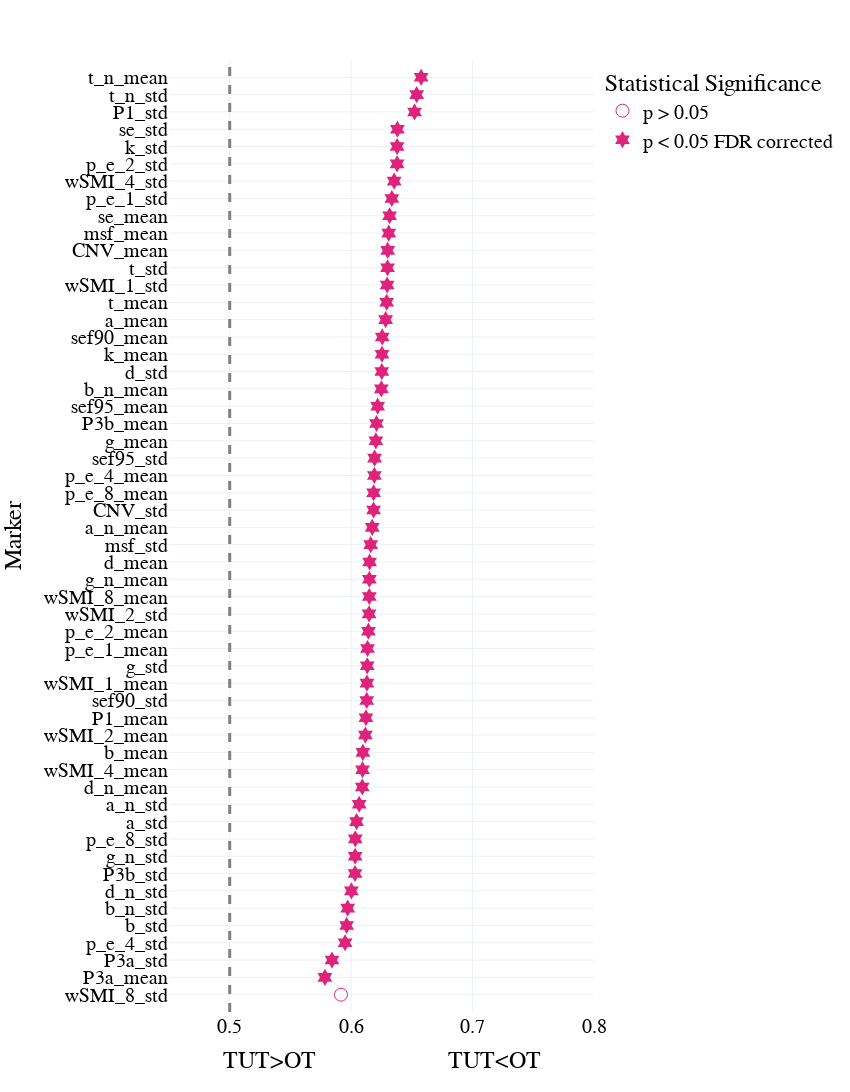

Notebook code cell kept with this figure:
### Code cell
# segment_mind_roc = segment_mind_roc.sort_values(by = 'AUC', ascending = False).head(10).append(segment_mind_roc.sort_values(by = 'AUC', ascending = False).tail(10))

fig = px.scatter(mind_glmm.sort_values(by = 'AUC_mean'),x = 'AUC_mean', y = 'Marker', template = "plotly_white", symbol = 'significant', 
                 symbol_sequence = ['circle-open','circle','hexagram' ],
#                  color = 'significant',
                 color_discrete_sequence = [pink, green,orange, pink], 
                 
                 category_orders = {'significant': ['p > 0.05','p < 0.05 uncorrected', 'p < 0.05 FDR corrected']},
                 labels = {'AUC_mean': 'TUT>OT                      TUT<OT', 'significant': 'Statistical Significance', 'markers':''}
                )
fig.add_vline(x=0.5, line_width=3, line_dash="dash", line_color="grey")
fig.update_traces(marker=dict(size = 13))

fig.update_layout(
    width=850,
    height=1300,
#     autosize = True, 
    template = 'plotly_white',
        font=dict(
        family="Times new roman",
        size=20,
        color="black"
    ),
    xaxis = dict(
            visible=True,
            range = [0.45,0.80], 
            tickfont = {"size": 20},
        ),
    yaxis = dict(
        tickfont = {"size": 20},
        autorange = False,    
        automargin = True,
        range = [-1,len(mind_glmm)],
        dtick = 1
        ),
    showlegend=True, 

)

fig.show()

fig.write_image(os.path.join(fig_path,'univariate_glmm_mind_perm.png'))
fig.write_image(os.path.join(fig_path,'univariate_glmm_mind_perm.pdf'))

### Figure 1 — Plotly figure (JSON) as saved in the notebook; plotly's stock layout.template omitted (floating-point values rounded to 4 significant figures)
{"data": [{"hovertemplate": "Statistical Significance=p > 0.05<br>TUT>OT                      TUT<OT=%{x}<br>Marker=%{y}<extra></extra>", "legendgroup": "p > 0.05", "marker": {"color": "#DE237B", "size": 13, "symbol": "circle-open"}, "mode": "markers", "name": "p > 0.05", "orientation": "h", "showlegend": true, "type": "scatter", "x": [0.5916], "xaxis": "x", "y": ["wSMI_8_std"], "yaxis": "y"}, {"hovertemplate": "Statistical Significance=p < 0.05 FDR corrected<br>TUT>OT                      TUT<OT=%{x}<br>Marker=%{y}<extra></extra>", "legendgroup": "p < 0.05 FDR corrected", "marker": {"color": "#DE237B", "size": 13, "symbol": "hexagram"}, "mode": "markers", "name": "p < 0.05 FDR corrected", "orientation": "h", "showlegend": true, "type": "scatter", "x": [0.5784, 0.5842, 0.595, 0.5963, 0.5972, 0.6002, 0.6032, 0.6033, 0.6034, 0.6045, 0.6066, 0.6092, 0.6094, 0.6096, 0.6117, 0.6122, 0.6129, 0.613, 0.6133, 0.6135, 0.6142, 0.6148, 0.615, 0.615, 0.6152, 0.6161, 0.6174, 0.6185, 0.6185, 0.6191, 0.6193, 0.6204, 0.6209, 0.6218, 0.6249, 0.6252, 0.6254, 0.6256, 0.6284, 0.6292, 0.6296, 0.63, 0.6301, 0.631, 0.6317, 0.6335, 0.6354, 0.6379, 0.6379, 0.6381, 0.6522, 0.654, 0.6576], "xaxis": "x", "y": ["P3a_mean", "P3a_std", "p_e_4_std", "b_std", "b_n_std", "d_n_std", "P3b_std", "g_n_std", "p_e_8_std", "a_std", "a_n_std", "d_n_mean", "wSMI_4_mean", "b_mean", "wSMI_2_mean", "P1_mean", "sef90_std", "wSMI_1_mean", "g_std", "p_e_1_mean", "p_e_2_mean", "wSMI_2_std", "wSMI_8_mean", "g_n_mean", "d_mean", "msf_std", "a_n_mean", "CNV_std", "p_e_8_mean", "p_e_4_mean", "sef95_std", "g_mean", "P3b_mean", "sef95_mean", "b_n_mean", "d_std", "k_mean", "sef90_mean", "a_mean", "t_mean", "wSMI_1_std", "t_std", "CNV_mean", "msf_mean", "se_mean", "p_e_1_std", "wSMI_4_std", "p_e_2_std", "k_std", "se_std", "P1_std", "t_n_std", "t_n_mean"], "yaxis": "y"}], "layout": {"font": {"color": "black", "family": "Times new roman", "size": 20}, "height": 1300, "legend": {"title": {"text": "Statistical Significance"}, "tracegroupgap": 0}, "margin": {"t": 60}, "shapes": [{"line": {"color": "grey", "dash": "dash", "width": 3}, "type": "line", "x0": 0.5, "x1": 0.5, "xref": "x", "y0": 0, "y1": 1, "yref": "y domain"}], "showlegend": true, "width": 850, "xaxis": {"anchor": "y", "domain": [0, 1], "range": [0.45, 0.8], "tickfont": {"size": 20}, "title": {"text": "TUT>OT                      TUT<OT"}, "visible": true}, "yaxis": {"anchor": "x", "automargin": true, "autorange": false, "domain": [0, 1], "dtick": 1, "range": [-1, 54], "tickfont": {"size": 20}, "title": {"text": "Marker"}}}}
